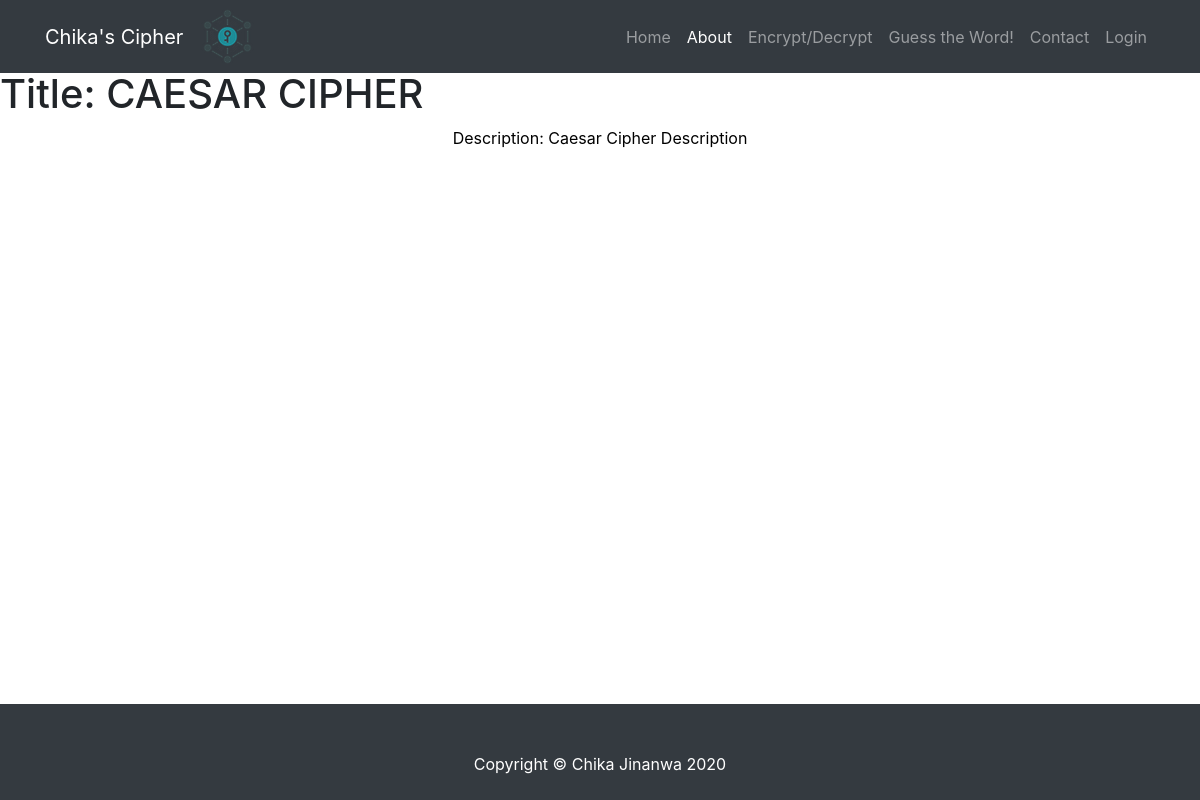
Screenshot of /encrypt-decrypt/about/2 with the database file from the repository.
### encrypt_decrypt_app/models.py (models this page shows, shortened)
class Encryption(models.Model):
    CAESAR_CIPHER = 'Caesar Cipher'
    ATBASH_CIPHER = 'Atbash Cipher'
    VIGENERE_CIPHER = 'Vigenere Cipher'
    MORSE_CODE = 'Morse Code'
    NATO_CODE = 'NATO Code'
    REVERSE_CIPHER = 'Reverse Cipher'
    ENCRYPTION_CHOICES = [
        (CAESAR_CIPHER ,'Caesar Cipher'),
        (ATBASH_CIPHER , 'Atbash Cipher'),
        (VIGENERE_CIPHER, 'Vigenere Cipher'),
        (MORSE_CODE, 'Morse Code'),
        (NATO_CODE, 'NATO Code' ),
        (REVERSE_CIPHER, 'Reverse Cipher')
    ]
    encryption_technique = models.CharField(max_length=30,
     choices = ENCRYPTION_CHOICES,
     default = MORSE_CODE,
     verbose_name= "Encryption Name"
     )
    description = models.TextField(null = True)

### encrypt_decrypt_app/views.py (the view)
# urls.py: path('about/<int:pk>', views.AboutEncryptionView.as_view(), name = 'encryption-detail'),
class AboutEncryptionView(generic.DetailView):
    model = Encryption
    context_object_name = 'encryption_detail'
    template_name = 'encryption_detail.html'

### encrypt_decrypt_app/templates/encryption_detail.html
{% extends 'base_generic.html' %}
{% block nav_about %}
    class = "nav-item active"
{% endblock %}
{% block content %}
    <h1>Title: {{ encryption_detail.encryption_technique }}</h1>
    <p>Description: {{ encryption_detail.description }}</p>
{% endblock %}

### encrypt_decrypt_app/static/css/styles.css (style rules this page uses)
body { padding-top: 70px; background-color: white; }
p { color: black; text-align: center; padding: 50 px 0; }

### rows the page displays
Encryption: encryption_technique "CAESAR CIPHER", description "Caesar Cipher Description"
